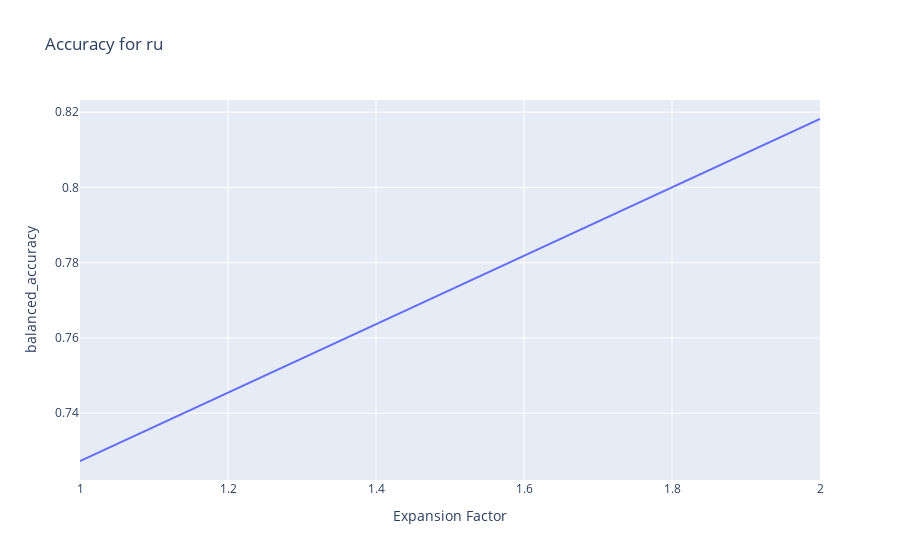

Source (notebook cell):
### Code cell
#scaling experiments

expansion_factors = [1, 2] #, 4, 8, 16, 32]


for lang in ['ru']:#['ru', 'ja', 'fi']:
    lst = []
    train_ds = filter_language(ds_train, lang)
    val_ds = filter_language(ds_val, lang)
    for expansion_factor in expansion_factors:
        trainer = Trainer(TrainConfig(), d_model=1536, with_context=True, expansion_factor=expansion_factor)
        trainer.fit(train_ds)
        metrics = trainer.evaluate(val_ds)
        metrics['expansion_factor'] = expansion_factor
        lst.append(metrics)
        print(f"Evaluation for {lang} with expansion factor {expansion_factor}: {metrics}")

    df = pd.DataFrame(lst)

    fig = px.line(
        df, 
        x='expansion_factor', 
        y='balanced_accuracy', 
        title=f'Accuracy for {lang}', 
        labels={'expansion_factor': 'Expansion Factor', 'normalized_accuracy': 'Accuracy'}
    )
    fig.show()

### Figure 1 — Plotly figure (JSON) as saved in the notebook; plotly's stock layout.template omitted (floating-point values rounded to 4 significant figures)
{"data": [{"hovertemplate": "Expansion Factor=%{x}<br>balanced_accuracy=%{y}<extra></extra>", "legendgroup": "", "line": {"color": "#636efa", "dash": "solid"}, "marker": {"symbol": "circle"}, "mode": "lines", "name": "", "orientation": "v", "showlegend": false, "type": "scatter", "x": [1, 2], "xaxis": "x", "y": [0.7273, 0.8182], "yaxis": "y"}], "layout": {"legend": {"tracegroupgap": 0}, "title": {"text": "Accuracy for ru"}, "xaxis": {"anchor": "y", "domain": [0, 1], "title": {"text": "Expansion Factor"}}, "yaxis": {"anchor": "x", "domain": [0, 1], "title": {"text": "balanced_accuracy"}}}}
